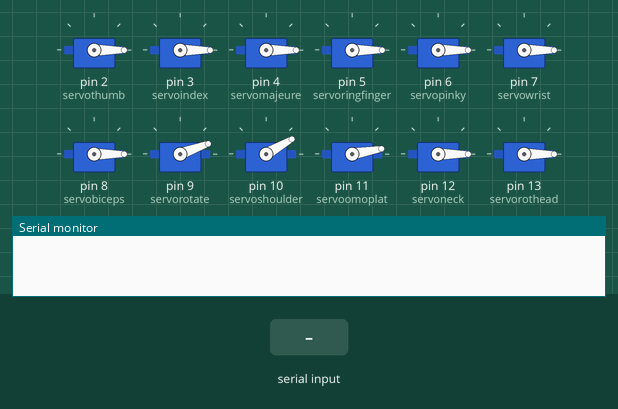
Recording of a sketch running on a simulated Arduino Uno, built with avr-gcc and run on an emulated ATmega328P. Shown: 12 × servo, the last lines printed to the serial monitor. Inputs (shaded band) come from the test bench.

Above: at 1.2 s.
1.3 s: "90,45\n" received over Serial
At 2.4 s:
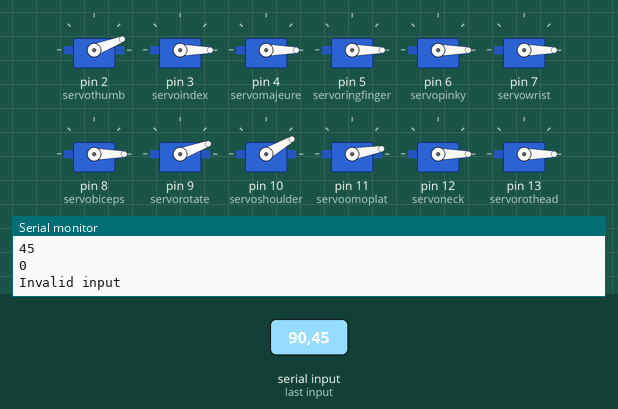
2.8 s: "30,150\n" received over Serial
At 3.6 s:
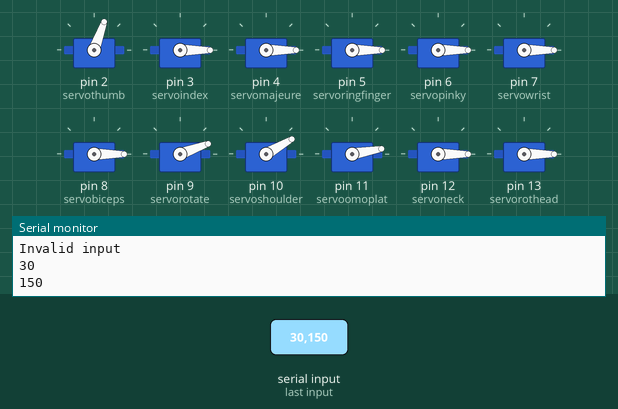
4.3 s: "90\n" received over Serial
At 4.6 s:
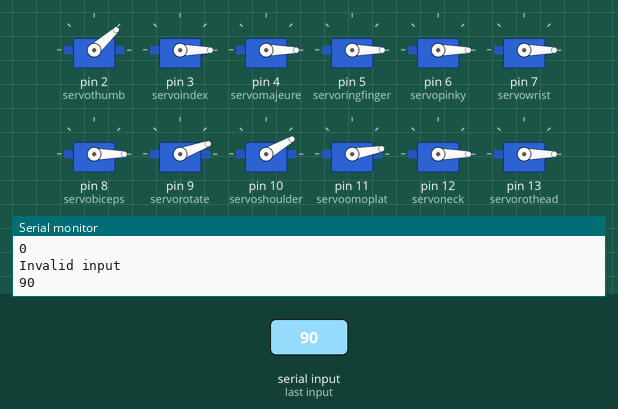
Timing chart, 0 to 7.3 s (numbered marks = the images above; inputs shaded):
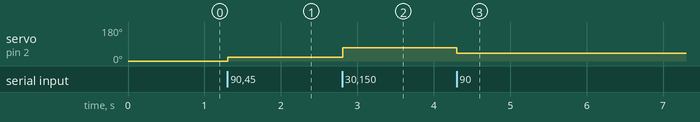

The sketch:

ArduinoReceiver.ino
```cpp
#include <Servo.h>

Servo servothumb;          // Define thumb servo
Servo servoindex;          // Define index servo
Servo servomajeure;
Servo servoringfinger;
Servo servopinky;
Servo servowrist;
Servo servobiceps;
Servo servorotate;
Servo servoshoulder;
Servo servoomoplat;
Servo servoneck;
Servo servorothead;
int incomingByte = 0; // for incoming serial data

void setup() {
  servothumb.attach(2);  // Set thumb servo to digital pin 2
  servoindex.attach(3);  // Set index servo to digital pin 3
  servomajeure.attach(4);
  servoringfinger.attach(5);
  servopinky.attach(6);
  servowrist.attach(7);
  servobiceps.attach(8);
  servorotate.attach(9);
  servoshoulder.attach(10);
  servoomoplat.attach(11);
  servoneck.attach(12);
  servorothead.attach(13);
  Serial.begin(9600);
  alltovirtual();

}

void loop() {            // Loop through motion tests
  //alltovirtual();        // Example: alltovirtual
  //servothumbSweep();
  //fingerSweepWithOffsetAndReverse();
  //delay(4000);           // Wait 4000 milliseconds (4 seconds)
//alltorest();           // Uncomment to use this
//delay(4000);           // Uncomment to use this
//alltomax();            // Uncomment to use this
//delay(2000);           // Uncomment to use this

  if (Serial.available() > 0) {
    // Read the incoming byte
    incomingByte = Serial.parseInt(); // Using parseInt to handle multiple bytes as integer
    Serial.println(incomingByte);
    // Say what you got
    //Serial.print("I received: ");
    //Serial.println(incomingByte, DEC);

    // Call the new function to map the input to the correct finger
    controlFingerBySerialInput(incomingByte);
  }


}

void fingerSweepWithOffsetAndReverse() {
  int totalRange = 150;    // Total range of motion for servos
  int offset = totalRange / 5;  // Each finger will start after thumb moves 1/5 of its range

  // Sweep servos with offset (move to 180)
  for (int pos = 0; pos <= totalRange; pos++) {
    // Thumb starts immediately
    //servothumb.write(pos);

    // Each finger starts with an increasing offset but all reach 180
    if (pos >= offset) {
      servoindex.write(map(pos, offset, totalRange, 0, totalRange));
    }

    if (pos >= 2 * offset) {
      servomajeure.write(map(pos, 2 * offset, totalRange, 0, totalRange));
    }

    if (pos >= 3 * offset) {
      servoringfinger.write(map(pos, 3 * offset, totalRange, 0, totalRange));
    }

    if (pos >= 4 * offset) {
      servopinky.write(map(pos, 4 * offset, totalRange, 0, totalRange));
    }

    delay(15);  // Delay for smooth motion
  }

  delay(1000);  // Pause before reversing the motion

  // Reverse motion (move back to 0 in reverse order)
  for (int pos = totalRange; pos >= 0; pos--) {
    // Pinky moves first in reverse
    if (pos <= 4 * offset) {
      servopinky.write(map(pos, 0, 4 * offset, 0, totalRange));
    }

    // Ring finger moves next
    if (pos <= 3 * offset) {
      servoringfinger.write(map(pos, 0, 3 * offset, 0, totalRange));
    }

    // Middle finger moves next
    if (pos <= 2 * offset) {
      servomajeure.write(map(pos, 0, 2 * offset, 0, totalRange));
    }

    // Index finger moves next
    if (pos <= offset) {
      servoindex.write(map(pos, 0, offset, 0, totalRange));
    }

    // Thumb moves last
    //servothumb.write(pos);  // Thumb moves back last

    delay(15);  // Delay for smooth motion
  }
}

void controlFingerBySerialInput(int input) {
  // The input value should correspond to a specific finger and its position
  // Let's say:
  // 1-180 -> Thumb position (1 to 180 degrees)
  // 181-360 -> Index finger (1 to 180 degrees)
  // 361-540 -> Middle finger (1 to 180 degrees)
  // 541-720 -> Ring finger (1 to 180 degrees)
  // 721-900 -> Pinky finger (1 to 180 degrees)

  if (input >= 1 && input <= 180) { //85
    int mappedInput = map(input, 1, 180, 1, 85);
    servothumb.write(mappedInput);  // Control thumb
    //Serial.println("Thumb moved");
  }
  else if (input >= 181 && input <= 360) { //330
    int mappedInput = map(input, 181, 360, 1, 150);  // Map to 330 max for index finger
    servoindex.write(mappedInput);
    //servoindex.write(input - 180);  // Control index finger
    //Serial.println("Index finger moved");
  }
  else if (input >= 361 && input <= 540) { //490
    int mappedInput = map(input, 361, 540, 1, 130);
    servomajeure.write(mappedInput);  // Control middle finger
    //Serial.println("Middle finger moved");
  }
  else if (input >= 541 && input <= 720) { //700
  int mappedInput = map(input, 541, 720, 1, 160);
    servoringfinger.write(mappedInput);  // Control ring finger
    //Serial.println("Ring finger moved");
  }
  else if (input >= 721 && input <= 900) { //875
  int mappedInput = map(input, 721, 900, 1, 155);
    servopinky.write(mappedInput);  // Control pinky finger
    //Serial.println("Pinky finger moved");
  } else if (input = 0) {}
  else {
    Serial.println("Invalid input");
  }
}


void servothumbSweep() {
  // Sweep from 0 to 180 degrees
  for (int pos = 0; pos <= 100; pos += 1) { // Increment by 1 degree
    servothumb.write(pos);                  // Move servo to 'pos'
    servoringfinger.write(pos);
    //servopinky.write(pos);
    delay(15);                              // Delay for smooth motion
  }

  // Sweep back from 180 to 0 degrees
  for (int pos = 100; pos >= 0; pos -= 1) { // Decrement by 1 degree
    servothumb.write(pos);                  // Move servo to 'pos'
    servoringfinger.write(pos);
    //servopinky.write(pos);
    delay(15);                              // Delay for smooth motion
  }
}

// Motion to set the servo into "virtual" 0 position: alltovirtual
void alltovirtual() {
  servothumb.write(0);
  servoindex.write(0);
  servomajeure.write(0);
  servoringfinger.write(0);
  servopinky.write(0);
  servowrist.write(0);
  servobiceps.write(0);
  servorotate.write(20);    //Never less then (20 degree)
  servoshoulder.write(30);  //Never less then (30 degree)
  servoomoplat.write(10);   //Never less then (10 degree)
  servoneck.write(0);
  servorothead.write(0);
}
// Motion to set the servo into "rest" position: alltorest
void alltorest() {
   servothumb.write(0);
  servoindex.write(0);
  servomajeure.write(0);
  servoringfinger.write(0);
  servopinky.write(0);
  servowrist.write(0);
  servobiceps.write(0);
  servorotate.write(90);    //Never less then (20 degree)
  servoshoulder.write(30);  //Never less then (30 degree)
  servoomoplat.write(10);   //Never less then (10 degree)
  servoneck.write(90);
  servorothead.write(90);
}


// Motion to set the servo into "max" position: alltomax
void alltomax() {
  servothumb.write(180);
  servoindex.write(180);
  servomajeure.write(180);
  servoringfinger.write(180);
  servopinky.write(180);
  servowrist.write(180);
  servobiceps.write(85);      //Never more then (85 or 90degree)
  servorotate.write(110);     //Never more then (110 degree)
  servoshoulder.write(130);   //Never more then (130 degree)
  servoomoplat.write(70);     //Never more then (70 degree)
  servoneck.write(180);
  servorothead.write(180);

}
```

Measured:
- after the input at 1.3 s, servo on pin 2 (servothumb): 0° → 21° at once
- after the input at 2.8 s, servo on pin 2 (servothumb): 21° → 70° at once
- after the input at 4.3 s, servo on pin 2 (servothumb): 70° → 42° at once
